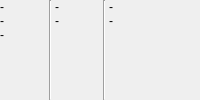
     <widget class="QFrame" name="framePlot">
      <property name="frameShape">
       <enum>QFrame::NoFrame</enum>
      </property>
      <property name="frameShadow">
       <enum>QFrame::Plain</enum>
      </property>
      <layout class="QVBoxLayout" name="verticalLayout_5">
       <property name="spacing">
        <number>0</number>
       </property>
       <property name="leftMargin">
        <number>0</number>
       </property>
       <property name="topMargin">
        <number>0</number>
       </property>
       <property name="rightMargin">
        <number>0</number>
       </property>
       <property name="bottomMargin">
        <number>0</number>
       </property>
       <item>
        <layout class="QHBoxLayout" name="horizontalLayout_3">
         <property name="spacing">
          <number>3</number>
         </property>
         <item>
          <widget class="QLabel" name="labelInfoTrkPt">
           <property name="sizePolicy">
            <sizepolicy hsizetype="Expanding" vsizetype="Preferred">
             <horstretch>0</horstretch>
             <verstretch>0</verstretch>
            </sizepolicy>
           </property>
           <property name="text">
            <string>-
-
-</string>
           </property>
           <property name="alignment">
            <set>Qt::AlignLeading|Qt::AlignLeft|Qt::AlignTop</set>
           </property>
          </widget>
         </item>
         <item>
          <widget class="Line" name="line">
           <property name="orientation">
            <enum>Qt::Vertical</enum>
           </property>
          </widget>
         </item>
         <item>
          <widget class="QLabel" name="labelInfoProgress">
           <property name="sizePolicy">
            <sizepolicy hsizetype="Expanding" vsizetype="Preferred">
             <horstretch>0</horstretch>
             <verstretch>0</verstretch>
            </sizepolicy>
           </property>
           <property name="text">
            <string>-
-</string>
           </property>
           <property name="alignment">
            <set>Qt::AlignLeading|Qt::AlignLeft|Qt::AlignTop</set>
           </property>
          </widget>
         </item>
         <item>
          <widget class="Line" name="line_2">
           <property name="orientation">
            <enum>Qt::Vertical</enum>
           </property>
          </widget>
         </item>
         <item>
          <widget class="QLabel" name="labelInfoRange">
           <property name="sizePolicy">
            <sizepolicy hsizetype="Expanding" vsizetype="Preferred">
             <horstretch>0</horstretch>
             <verstretch>0</verstretch>
            </sizepolicy>
           </property>
           <property name="text">
            <string>-
-</string>
           </property>
           <property name="alignment">
            <set>Qt::AlignLeading|Qt::AlignLeft|Qt::AlignTop</set>
           </property>
          </widget>
         </item>
         <item>
          <spacer name="horizontalSpacer">
           <property name="orientation">
            <enum>Qt::Horizontal</enum>
           </property>
           <property name="sizeType">
            <enum>QSizePolicy::Expanding</enum>
           </property>
           <property name="sizeHint" stdset="0">
            <size>
             <width>40</width>
             <height>20</height>
            </size>
           </property>
          </spacer>
         </item>
        </layout>
       </item>
      </layout>
     </widget>
